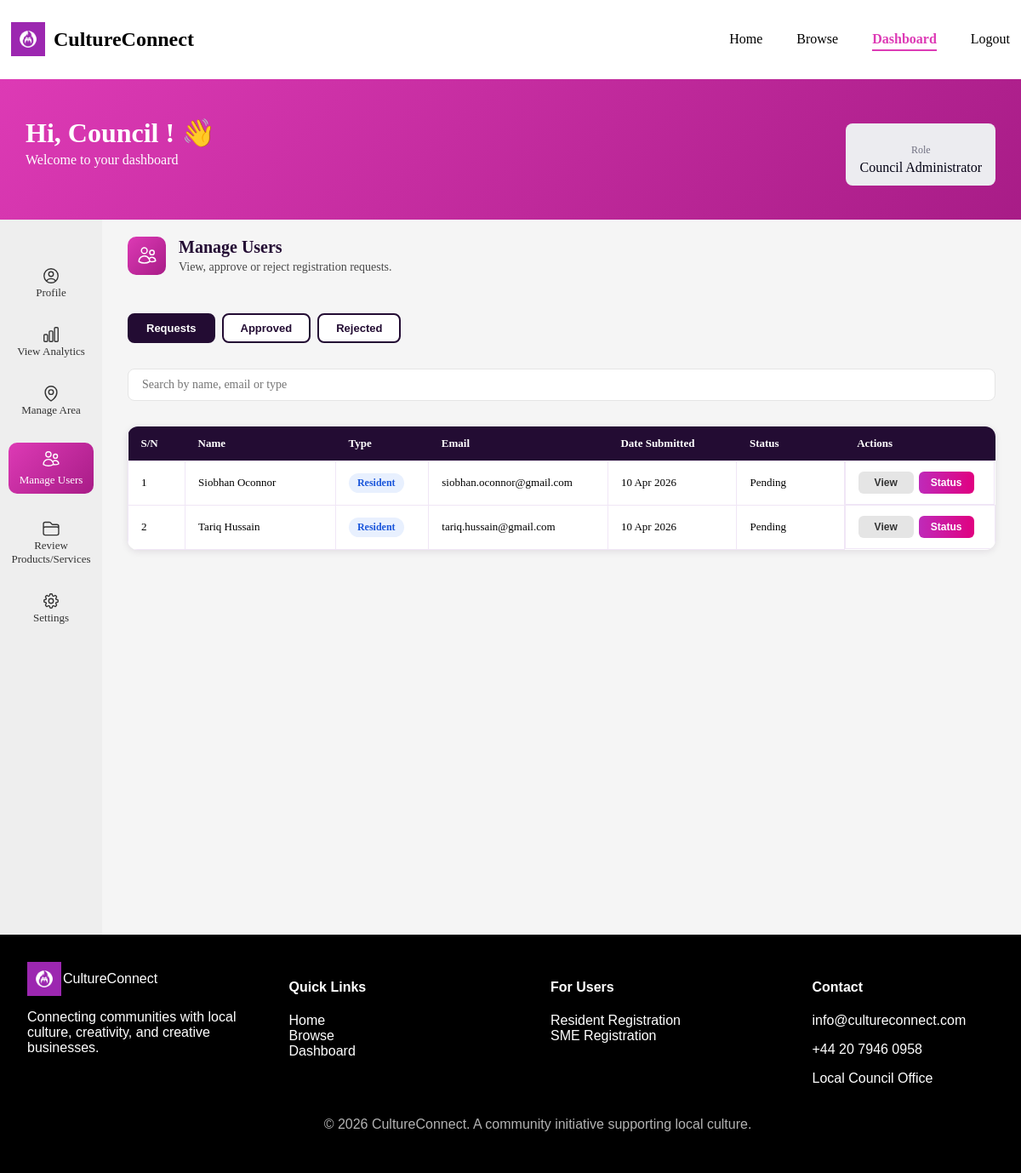
The page /frontend/pages/dashboard.php?page=manage-users (signed in) on the database its author committed.
### tables this page shows
CREATE TABLE `resident_profiles` (
  `profile_id` int(11) NOT NULL,
  `user_id` int(11) NOT NULL,
  `first_name` varchar(50) NOT NULL,
  `last_name` varchar(50) NOT NULL,
  `date_of_birth` date NOT NULL,
  `gender` enum('Male','Female','Non-binary','Transgender','Genderqueer','Genderfluid','Agender','Intersex','Other','Prefer not to say') DEFAULT 'Prefer not to say',
  `address` varchar(255) NOT NULL,
  `phone` varchar(20) NOT NULL,
  `postcode` varchar(10) NOT NULL,
  `created_at` timestamp NOT NULL DEFAULT current_timestamp(),
  `area_id` int(11) NOT NULL
);

CREATE TABLE `users` (
  `user_id` int(11) NOT NULL,
  `password_hash` varchar(255) NOT NULL,
  `last_login` timestamp NOT NULL DEFAULT current_timestamp(),
  `account_status` enum('pending','approved','rejected') NOT NULL DEFAULT 'pending',
  `role` varchar(50) NOT NULL,
  `email_address` varchar(100) NOT NULL
);

### frontend/pages/manage-users.php (the view, shortened to what this page needs)
<?php
$statusFilter  = $_GET['status'] ?? 'pending';
$users_per_page = 8;
$user_page      = max(1, intval($_GET['user_page'] ?? 1));
$smeQuery = $conn->prepare("
    SELECT
        s.sme_id, u.user_id,
        s.business_name AS name,
        s.created_at AS date_submitted,
        s.approval_status,
        s.description AS business_description,
        s.phone, 'sme' AS type,
        u.email_address AS email,
        u.account_status,
        d.document_id,
        d.document_type,
        d.file_path,
        d.verification_status AS doc_status
    FROM sme_profiles s
    JOIN users u ON s.user_id = u.user_id
    LEFT JOIN user_documents d ON u.user_id = d.user_id
    WHERE u.account_status = ?
    ORDER BY s.created_at DESC
");
$smeQuery->bind_param("s", $statusFilter);
$smeQuery->execute();
$smes = $smeQuery->get_result()->fetch_all(MYSQLI_ASSOC);
$resQuery = $conn->prepare("
    SELECT
        r.profile_id, u.user_id,
        CONCAT(r.first_name, ' ', r.last_name) AS name,
        r.created_at AS date_submitted,
        u.account_status AS approval_status,
        r.date_of_birth AS dob,
        r.gender, r.address,
        r.postcode AS post_code,
        r.phone,
        u.email_address AS email,
        u.role,
        CASE u.role
            WHEN 'Resident'              THEN 'resident'
            WHEN 'Council Member'        THEN 'council_member'
            WHEN 'Council Administrator' THEN 'council_admin'
            ELSE 'resident'
        END AS type,
        d.document_id,
        d.document_type,
        d.file_path,
        d.verification_status AS doc_status
    FROM resident_profiles r
    JOIN users u ON r.user_id = u.user_id
    LEFT JOIN user_documents d ON u.user_id = d.user_id
    WHERE u.account_status = ? AND u.role != 'SME'
    ORDER BY r.created_at DESC
");
$resQuery->bind_param("s", $statusFilter);
$resQuery->execute();
$residents = $resQuery->get_result()->fetch_all(MYSQLI_ASSOC);
$all_users   = array_merge($smes, $residents);
$total_users = count($all_users);
$total_pages = max(1, ceil($total_users / $users_per_page));
$user_page   = min($user_page, $total_pages);
$offset      = ($user_page - 1) * $users_per_page;
$users       = array_slice($all_users, $offset, $users_per_page);
?>
<div class="manage-users-page">
    <?php
        include '../components/section_header.php';
    ?>
    <div class="status-tabs">
        <button class="tab <?= $statusFilter === 'pending'  ? 'active' : '' ?>" onclick="window.location.href='dashboard.php?page=manage-users&status=pending'">Requests</button>
        <button class="tab <?= $statusFilter === 'approved' ? 'active' : '' ?>" onclick="window.location.href='dashboard.php?page=manage-users&status=approved'">Approved</button>
        <button class="tab <?= $statusFilter === 'rejected' ? 'active' : '' ?>" onclick="window.location.href='dashboard.php?page=manage-users&status=rejected'">Rejected</button>
    </div>
    <div class="search-container">
        <input type="text" id="users-search-input" placeholder="Search by name, email or type" onkeyup="filterUsersTable()">
    </div>
    <div class="users-table-wrapper">
        <div class="table-scroll">
            <table class="users-table">
                <thead>
                    <tr>
                        <th>S/N</th>
                        <th>Name</th>
                        <th>Type</th>
                        <th>Email</th>
                        <th>Date Submitted</th>
                        <th>Status</th>
                        <th>Actions</th>
                    </tr>
                </thead>
                <tbody id="users-table-body">
                    <?php if (empty($users)) : ?>
                    <tr>
                        <td colspan="7" style="text-align:center;padding:20px;color:rgba(0,0,0,0.5);">
                            No <?= $statusFilter ?> users found.
                        </td>
                    </tr>
                    <?php else : ?>
                    <?php $count = $offset + 1; foreach ($users as $user) : ?>
                    <tr>
                        <td><?= $count++ ?></td>
                        <td><?= htmlspecialchars($user['name']) ?></td>
                        <td>
                            <?php $typeLabels = ['resident' => 'Resident', 'sme' => 'SME', 'council_member' => 'Council Member', 'council_admin' => 'Council Admin']; ?>
                            <span class="users-type-badge users-type-<?= $user['type'] ?>">
                                <?= $typeLabels[$user['type']] ?? ucfirst($user['type']) ?>
                            </span>
                        </td>
                        <td><?= htmlspecialchars($user['email']) ?></td>
                        <td><?= date('d M Y', strtotime($user['date_submitted'])) ?></td>
                        <td><span class="status <?= $user['approval_status'] ?>"><?= ucfirst($user['approval_status']) ?></span></td>
                        <td>
                            <button class="view-btn" onclick="openUsersViewModal(<?= htmlspecialchars(json_encode($user)) ?>)">View</button>
                            <button class="edit-btn" onclick="openUsersStatusModal(
                                '<?= $user['user_id'] ?>',
                                '<?= $user['type'] ?>',
                                '<?= $user['approval_status'] ?>',
                                '<?= addslashes($user['name']) ?>'
                            )">Status</button>
                        </td>
                    </tr>
                    <?php endforeach; ?>
                    <?php endif; ?>
                </tbody>
            </table>
        </div>
    </div>
</div>

### rows shown on the page
resident_profiles: name "Siobhan Oconnor", type "Resident", user.email_address "siobhan.oconnor@gmail.com", created_at "10 Apr 2026", user.account_status "Pending"
resident_profiles: name "Tariq Hussain", type "Resident", user.email_address "tariq.hussain@gmail.com", created_at "10 Apr 2026", user.account_status "Pending"

### other values the page prints
$_SESSION['first_name'] "Council"
$_SESSION['user_role'] "Council Administrator"
$title "Manage Users"
$subtitle "View, approve or reject registration requests."
